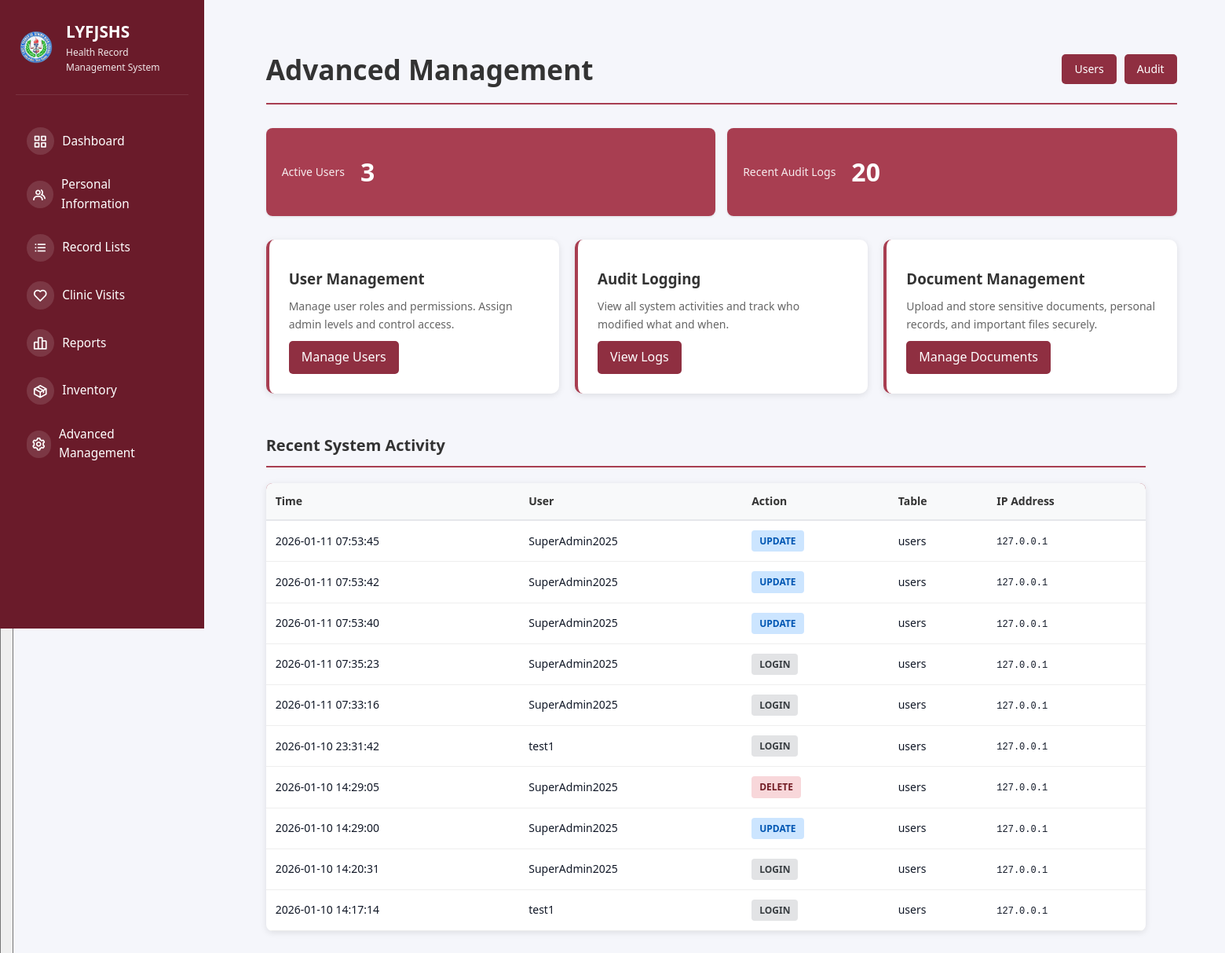
Page /advanced-management (signed in) on the committed database.
### tables this page shows
CREATE TABLE audit_log (
            id INTEGER PRIMARY KEY AUTOINCREMENT,
            user_id INTEGER,
            username TEXT,
            action TEXT,
            table_name TEXT,
            record_id INTEGER,
            old_values TEXT,
            new_values TEXT,
            ip_address TEXT,
            timestamp TIMESTAMP DEFAULT CURRENT_TIMESTAMP
        );

### src/app.py (the view)
@app.route("/advanced-management")
@require_role('super_admin', 'health_officer')
def advanced_management():
    db = get_db_connection()
    if not db:
        flash("Database error.", "danger")
        return redirect(url_for("dashboard"))
    try:
        cursor = db.cursor()
        cursor.execute("SELECT COUNT(*) as count FROM users WHERE is_active = 1")
        total_users = cursor.fetchone()['count']
        cursor.execute("""
            SELECT * FROM audit_log
            ORDER BY timestamp DESC
            LIMIT 20
        """)
        recent_logs = cursor.fetchall()
        cursor.execute("""
            SELECT * FROM backup_log
            ORDER BY created_at DESC
            LIMIT 10
        """)
        backups = cursor.fetchall()
        db.close()
        return render_template("admin/advanced_management.html",
                             total_users=total_users,
                             recent_logs=recent_logs,
                             backups=backups,
                             roles=ROLES)
    except sqlite3.Error as e:
        flash(f"Database error: {str(e)}", "danger")
        return redirect(url_for("dashboard"))

### src/app.py (called while the page is built)
@app.before_request
def check_user_status():
    if session.get("logged_in"):
        if request.endpoint in ['login', 'logout', 'register', 'pending_approval', 'static']:
            return
        if session.get("role") == "pending":
            return redirect(url_for("pending_approval"))
        db = get_db_connection()
        if db:
            try:
                cursor = db.cursor()
                cursor.execute("SELECT is_active FROM users WHERE id = ?", (session.get("user_id"),))
                user = cursor.fetchone()
                db.close()
                if not user or not safe_row_get(user, 'is_active', 1):
                    session.clear()
                    flash("Your account has been disabled. Please contact the administrator.", "danger")
                    return redirect(url_for("login"))
            except sqlite3.Error:
                db.close()

@app.context_processor
def inject_user():
    user = None
    if session.get("logged_in"):
        db = get_db_connection()
        if db:
            try:
                cursor = db.cursor()
                cursor.execute("SELECT * FROM users WHERE id = ?", (session.get("user_id"),))
                user = cursor.fetchone()
                db.close()
            except sqlite3.Error:
                pass
    return {'current_user': user, 'max': max, 'min': min, 'range': range}

def get_db_connection():
    try:
        conn = sqlite3.connect(DATABASE)
        conn.row_factory = sqlite3.Row  # This enables column access by name
        return conn
    except sqlite3.Error as e:
        logger.error(f"Database connection error: {e}")
        return None

def safe_row_get(row, key, default=None):
    if row is None:
        return default
    try:
        return row[key]
    except (IndexError, KeyError):
        return default

### templates/admin/advanced_management.html (shortened to what this page needs)
{% extends "shared/base.html" %}  {% block content %}
<div class="adv-mgmt-container">
  <div class="adv-mgmt-header">
    <div>
      <h1> Advanced Management</h1>
    </div>
    <div class="quick-links">
      {% if session.get('role') == 'super_admin' %}
      <a href="{{ url_for('manage_users') }}"> Users</a>
      {% endif %}
      <a href="{{ url_for('audit_logs') }}"> Audit</a>
    </div>
  </div>
  <div class="stat-grid">
    <div class="stat-card">
      <div class="stat-label">Active Users</div>
      <div class="stat-number">{{ total_users }}</div>
    </div>
    <div
      class="stat-card"
      style="background: linear-gradient(135deg, #a83e51 0%, #a83e51 100%)"
    >
      <div class="stat-label">Recent Audit Logs</div>
      <div class="stat-number">{{ recent_logs|length }}</div>
    </div>
  </div>
  <div class="feature-grid">
    {% if session.get('role') == 'super_admin' %}
    <div class="feature-card">
      <h3>User Management</h3>
      <p>
        Manage user roles and permissions. Assign admin levels and control
        access.
      </p>
      <a href="{{ url_for('manage_users') }}" class="btn">Manage Users</a>
    </div>
    {% endif %}
    <div class="feature-card">
      <h3>Audit Logging</h3>
      <p>View all system activities and track who modified what and when.</p>
      <a href="{{ url_for('audit_logs') }}" class="btn">View Logs</a>
    </div>
    <div class="feature-card">
      <h3>Document Management</h3>
      <p>
        Upload and store sensitive documents, personal records, and important
        files securely.
      </p>
      <a href="{{ url_for('document_management') }}" class="btn"
        >Manage Documents</a
      >
    </div>
    <div>
  <div class="section-title"> Recent System Activity</div>
  <div class="logs-table">
    <table>
      <thead>
        <tr>
          <th>Time</th>
          <th>User</th>
          <th>Action</th>
          <th>Table</th>
          <th>IP Address</th>
        </tr>
      </thead>
      <tbody>
        {% if recent_logs %} {% for log in recent_logs[:10] %}
        <tr>
          <td>{{ log['timestamp'] }}</td>
          <td>{{ log['username'] }}</td>
          <td>
            <span class="action-badge action-{{ log['action'] }}"
              >{{ log['action'] }}</span
            >
          </td>
          <td>{{ log['table_name'] }}</td>
          <td>
            <code style="font-size: 12px"
              >{{ log['ip_address'] or 'N/A' }}</code
            >
          </td>
        </tr>
        {% endfor %} {% else %}
        <tr>
          <td colspan="5" style="text-align: center; color: #999">
            No logs yet
          </td>
        </tr>
        {% endif %}
      </tbody>
    </table>
  </div>
</div>
{% endblock %}

### static/css/dashboard.css (style rules this page uses)
* { margin: 0; padding: 0; box-sizing: border-box; }
:root { --primary-color: #2bb0a1; --secondary-color: #8b2340; --danger-color: #dc2626; --success-color: #16a34a; --warning-color: #ea580c; --light-bg: #f8fafc; --white: #ffffff; --text-dark: #1f2937; --text-light: #6b7280; --border-color: #e5e7eb; --shadow: 0 1px 3px rgba(0, 0, 0, 0.1); --shadow-lg: 0 10px 15px -3px rgba(0, 0, 0, 0.1); }
body { font-family: -apple-system, BlinkMacSystemFont, "Segoe UI", Roboto, Oxygen, Ubuntu, Cantarell, sans-serif; background-color: var(--light-bg); color: var(--text-dark); line-height: 1.6; }
html, body { height: 100%; font-family: system-ui, -apple-system, BlinkMacSystemFont, "Segoe UI", Roboto, sans-serif; }
body { background: #f5f6fb; color: #111827; }
.main-content h1 { font-size: 2.2rem; margin-bottom: 1.75rem; color: #111827; font-weight: 700; }
.stat-card { background-color: var(--white); padding: 25px; border-radius: 12px; box-shadow: var(--shadow); display: flex; align-items: center; gap: 20px; transition: transform 0.3s ease, box-shadow 0.3s ease; }
table { width: 100%; border-collapse: collapse; font-size: 14px; }
table thead { background-color: #a83e51; border-bottom: 2px solid var(--border-color); }
table th { padding: 15px; text-align: left; font-weight: 600; color: white; }
table td { padding: 15px; border-bottom: 1px solid var(--border-color); }
.stat-number { font-size: 32px; font-weight: bold; margin-bottom: 5px; }
.stat-label { font-size: 14px; opacity: 0.9; }

### templates/admin/advanced_management.html (style rules this page uses)
.adv-mgmt-container { max-width: 1200px; margin: 0 auto; padding: 20px; }
.adv-mgmt-header { display: flex; justify-content: space-between; align-items: center; margin-bottom: 30px; border-bottom: 2px solid #a83e51; padding-bottom: 15px; }
.adv-mgmt-header h1 { margin: 0; color: #333; }
.quick-links { display: flex; gap: 10px; }
.quick-links a { padding: 8px 16px; background: #8f2f41; color: white; border-radius: 5px; text-decoration: none; font-size: 14px; transition: background 0.3s; }
.feature-grid { display: grid; grid-template-columns: repeat(auto-fit, minmax(280px, 1fr)); gap: 20px; margin-bottom: 30px; }
.feature-card { background: white; padding: 25px; border-radius: 10px; box-shadow: 0 2px 8px rgba(0, 0, 0, 0.1); border-left: 4px solid #a83e51; transition: transform 0.2s, box-shadow 0.2s; }
.feature-card h3 { margin: 10px 0; color: #333; }
.feature-card p { color: #666; font-size: 14px; margin: 10px 0; }
.feature-card .btn { padding: 8px 16px; background: #8f2f41; color: white; border: none; border-radius: 5px; cursor: pointer; text-decoration: none; display: inline-block; transition: background 0.3s; }
.stat-grid { display: grid; grid-template-columns: repeat(auto-fit, minmax(200px, 1fr)); gap: 15px; margin-bottom: 30px; }
.stat-card { background: linear-gradient(135deg, #a83e51 0%, #a83e51 100%); color: white; padding: 20px; border-radius: 8px; text-align: center; }
.stat-number { font-size: 32px; font-weight: bold; margin: 10px 0; }
.stat-label { font-size: 14px; opacity: 0.9; }
.section-title { font-size: 20px; font-weight: bold; margin: 30px 0 20px 0; color: #333; border-bottom: 2px solid #a83e51; padding-bottom: 10px; width: 300%; }
.logs-table { background: white; border-radius: 8px; overflow: hidden; box-shadow: 0 2px 8px rgba(0, 0, 0, 0.1); width: 300%; }
.logs-table table { width: 100%; border-collapse: collapse; }
.logs-table th { background: #f8f9fa; padding: 12px; text-align: left; font-weight: 600; border-bottom: 1px solid #ddd; color: #333; }
.logs-table td { padding: 12px; border-bottom: 1px solid #eee; }
.action-badge { display: inline-block; padding: 4px 10px; border-radius: 4px; font-size: 12px; font-weight: 600; }
.action-UPDATE { background: #cce5ff; color: #0056b3; }
.action-DELETE { background: #f8d7da; color: #721c24; }
.action-LOGIN { background: #e2e3e5; color: #383d41; }

### rows in the picture
audit_log: timestamp "2026-01-11 07:53:45", username "SuperAdmin2025", action "UPDATE", table_name "users", ip_address "127.0.0.1"
audit_log: timestamp "2026-01-11 07:53:42", username "SuperAdmin2025", action "UPDATE", table_name "users", ip_address "127.0.0.1"
audit_log: timestamp "2026-01-11 07:53:40", username "SuperAdmin2025", action "UPDATE", table_name "users", ip_address "127.0.0.1"
audit_log: timestamp "2026-01-11 07:35:23", username "SuperAdmin2025", action "LOGIN", table_name "users", ip_address "127.0.0.1"
audit_log: timestamp "2026-01-11 07:33:16", username "SuperAdmin2025", action "LOGIN", table_name "users", ip_address "127.0.0.1"
audit_log: timestamp "2026-01-10 23:31:42", username "test1", action "LOGIN", table_name "users", ip_address "127.0.0.1"
audit_log: timestamp "2026-01-10 14:29:05", username "SuperAdmin2025", action "DELETE", table_name "users", ip_address "127.0.0.1"
audit_log: timestamp "2026-01-10 14:29:00", username "SuperAdmin2025", action "UPDATE", table_name "users", ip_address "127.0.0.1"
audit_log: timestamp "2026-01-10 14:20:31", username "SuperAdmin2025", action "LOGIN", table_name "users", ip_address "127.0.0.1"
audit_log: timestamp "2026-01-10 14:17:14", username "test1", action "LOGIN", table_name "users", ip_address "127.0.0.1"

### other values in the picture
{{ total_users }} "3"
{{ recent_logs|length }} "20"
